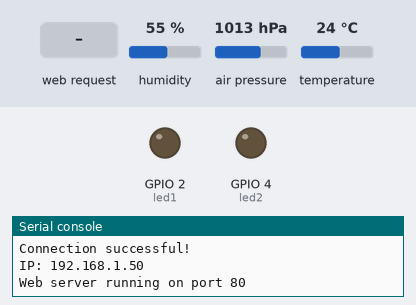
A program run on a simulated ESP32 board running MicroPython. On the bench: output pins drawn as LEDs (lit = HIGH), the last lines printed to the serial console. The test bench sets the inputs (shaded band); at power-on: humidity 55 %, air pressure 1013 hPa, temperature 24 °C. WiFi joins after 1.5 s.

Above: at 5.2 s.
5.3 s: HTTP request GET /?led1=on received
At 6.4 s:
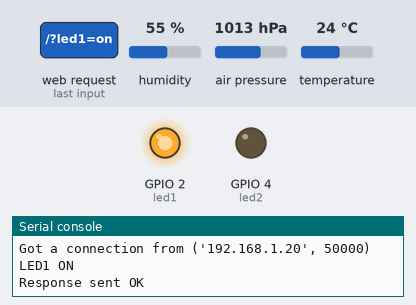
6.8 s: HTTP request GET /?led2=on received
At 7.6 s:
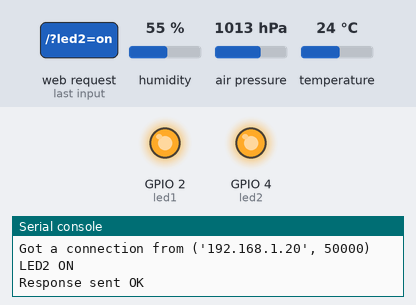
8.3 s: HTTP request GET /?led1=off received
At 8.7 s:
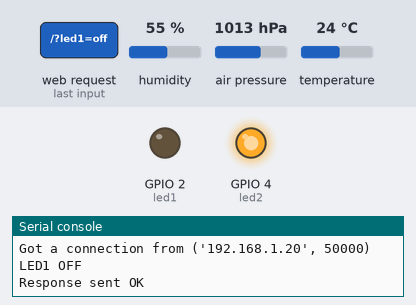
9.8 s: HTTP request GET /?led2=off received
At 11.1 s:
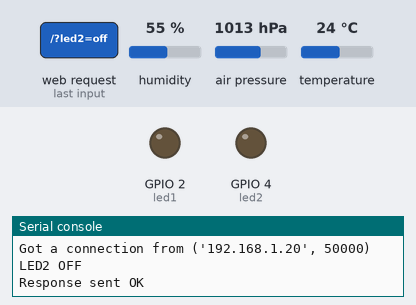
Timing chart, 0 to 12.3 s (numbered marks = the images above; inputs shaded):
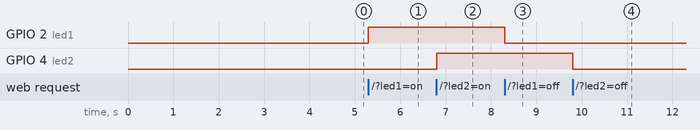

The program:

main.py
```python
def web_page():
    bme = BME280.BME280(i2c=i2c)
    temp = bme.temperature
    pres = bme.pressure
    hum = bme.humidity
    led1_state = "ON" if led1.value() == 1 else "OFF"
    led2_state = "ON" if led2.value() == 1 else "OFF"
    led1_dot = "#22c55e" if led1.value() == 1 else "#d1d5db"
    led2_dot = "#ef4444" if led2.value() == 1 else "#d1d5db"
    html = """<!DOCTYPE html>
<html>
<head>
  <meta http-equiv="refresh" content="5">
  <meta name="viewport" content="width=device-width, initial-scale=1">
  <title>ESP32 Dashboard</title>
  <style>
    *, *::before, *::after {{ box-sizing: border-box; margin: 0; padding: 0; }}
    body {{
      font-family: -apple-system, BlinkMacSystemFont, 'Segoe UI', sans-serif;
      background: #f4f4f5;
      display: flex;
      justify-content: center;
      align-items: flex-start;
      min-height: 100vh;
      padding: 32px 16px;
    }}
    .card {{
      background: #ffffff;
      border-radius: 12px;
      border: 1px solid #e4e4e7;
      padding: 24px;
      width: 100%;
      max-width: 380px;
    }}
    .card-title {{
      font-size: 16px;
      font-weight: 600;
      color: #18181b;
      margin-bottom: 2px;
    }}
    .card-sub {{
      font-size: 12px;
      color: #a1a1aa;
      margin-bottom: 20px;
    }}
    .sensor-grid {{
      display: grid;
      grid-template-columns: 1fr 1fr 1fr;
      gap: 8px;
      margin-bottom: 20px;
    }}
    .s-cell {{
      background: #f4f4f5;
      border-radius: 8px;
      padding: 10px 12px;
    }}
    .s-label {{
      font-size: 10px;
      color: #a1a1aa;
      text-transform: uppercase;
      letter-spacing: 0.06em;
      margin-bottom: 4px;
    }}
    .s-val {{
      font-size: 15px;
      font-weight: 600;
      color: #18181b;
    }}
    .s-unit {{
      font-size: 10px;
      font-weight: 400;
      color: #a1a1aa;
    }}
    .divider {{
      height: 1px;
      background: #f4f4f5;
      margin-bottom: 16px;
    }}
    .section-label {{
      font-size: 10px;
      font-weight: 500;
      color: #a1a1aa;
      text-transform: uppercase;
      letter-spacing: 0.08em;
      margin-bottom: 12px;
    }}
    .led-row {{
      display: flex;
      align-items: center;
      justify-content: space-between;
      padding: 8px 0;
    }}
    .led-row + .led-row {{
      border-top: 1px solid #f4f4f5;
    }}
    .led-left {{
      display: flex;
      align-items: center;
      gap: 8px;
    }}
    .dot {{
      width: 8px;
      height: 8px;
      border-radius: 50%;
    }}
    .led-name {{
      font-size: 13px;
      font-weight: 500;
      color: #18181b;
    }}
    .led-state {{
      font-size: 11px;
      color: #a1a1aa;
      margin-right: 10px;
    }}
    .btn-row {{ display: flex; gap: 6px; }}
    .btn {{
      font-size: 12px;
      font-weight: 500;
      padding: 5px 14px;
      border-radius: 6px;
      border: 1px solid;
      cursor: pointer;
      text-decoration: none;
      display: inline-block;
    }}
    .btn-on {{
      background: #f0fdf4;
      color: #166534;
      border-color: #bbf7d0;
    }}
    .btn-off {{
      background: #f4f4f5;
      color: #71717a;
      border-color: #e4e4e7;
    }}
  </style>
</head>
<body>
  <div class="card">
    <div class="card-title">ESP32 Dashboard</div>
    <div class="card-sub">BME280 &middot; live readings</div>

    <div class="sensor-grid">
      <div class="s-cell">
        <div class="s-label">Temp</div>
        <div class="s-val">{}<span class="s-unit"> C</span></div>
      </div>
      <div class="s-cell">
        <div class="s-label">Pressure</div>
        <div class="s-val">{}<span class="s-unit"> hPa</span></div>
      </div>
      <div class="s-cell">
        <div class="s-label">Humidity</div>
        <div class="s-val">{}<span class="s-unit"> %</span></div>
      </div>
    </div>

    <div class="divider"></div>
    <div class="section-label">GPIO Control</div>

    <div class="led-row">
      <div class="led-left">
        <div class="dot" style="background:{};"></div>
        <span class="led-name">LED 1</span>
      </div>
      <div style="display:flex;align-items:center;">
        <span class="led-state">{}</span>
        <div class="btn-row">
          <a href="/?led1=on" class="btn btn-on">ON</a>
          <a href="/?led1=off" class="btn btn-off">OFF</a>
        </div>
      </div>
    </div>

    <div class="led-row">
      <div class="led-left">
        <div class="dot" style="background:{};"></div>
        <span class="led-name">LED 2</span>
      </div>
      <div style="display:flex;align-items:center;">
        <span class="led-state">{}</span>
        <div class="btn-row">
          <a href="/?led2=on" class="btn btn-on">ON</a>
          <a href="/?led2=off" class="btn btn-off">OFF</a>
        </div>
      </div>
    </div>

  </div>
</body>
</html>""".format(temp, pres, hum, led1_dot, led1_state, led2_dot, led2_state)
    return html

s = socket.socket(socket.AF_INET, socket.SOCK_STREAM)
s.setsockopt(socket.SOL_SOCKET, socket.SO_REUSEADDR, 1)
s.bind(('', 80))
s.listen(5)
print('Web server running on port 80')
while True:
    try:
        if gc.mem_free() < 102000:
            gc.collect()
        conn, addr = s.accept()
        conn.settimeout(3.0)
        print('Got a connection from %s' % str(addr))
        request = conn.recv(1024)
        conn.settimeout(None)
        request = str(request)

        if '/?led1=on' in request:
            print('LED1 ON')
            led1.value(1)
        if '/?led1=off' in request:
            print('LED1 OFF')
            led1.value(0)
        if '/?led2=on' in request:
            print('LED2 ON')
            led2.value(1)
        if '/?led2=off' in request:
            print('LED2 OFF')
            led2.value(0)

        response = web_page()
        conn.send('HTTP/1.1 200 OK\n')
        conn.send('Content-Type: text/html\n')
        conn.send('Connection: close\n\n')

        # Send in chunks instead of all at once
        chunk_size = 512
        for i in range(0, len(response), chunk_size):
            conn.send(response[i:i + chunk_size])

        conn.close()
        print('Response sent OK')
    except OSError as e:
        conn.close()
        print('Connection closed:', e)
```

boot.py
```python
try:
    import usocket as socket
except:
    import socket

from machine import Pin, I2C
import BME280
import network
import esp
import gc
import time

esp.osdebug(None)
gc.collect()

ssid = 'NickPhone'
password = 'DimHPpw!123'

# Reset WiFi radio cleanly
station = network.WLAN(network.STA_IF)
station.active(False)
time.sleep(1)
station.active(True)
time.sleep(1)

# Connect
station.connect(ssid, password)
print('Connecting to WiFi...')

timeout = 15
while not station.isconnected() and timeout > 0:
    time.sleep(1)
    timeout -= 1
    print('Waiting... (' + str(timeout) + 's left)')

if station.isconnected():
    print('Connection successful!')
    print('IP:', station.ifconfig()[0])
else:
    print('Failed to connect. Rebooting...')
    time.sleep(2)
    import machine
    machine.reset()

i2c = I2C(scl=Pin(22), sda=Pin(21), freq=10000)
led1 = Pin(2, Pin.OUT)
led2 = Pin(4, Pin.OUT)
```

Measured:
- after the input at 5.3 s, GPIO 2 (led1): LOW → HIGH at once
- after the input at 6.8 s, GPIO 4 (led2): LOW → HIGH at once
- after the input at 8.3 s, GPIO 2 (led1): HIGH → LOW at once
- after the input at 9.8 s, GPIO 4 (led2): HIGH → LOW at once
